Frame 1 (no input): blank canvas, image omitted
Frame 60 (the mouse pressed at the canvas centre just before this capture): blank canvas, image omitted
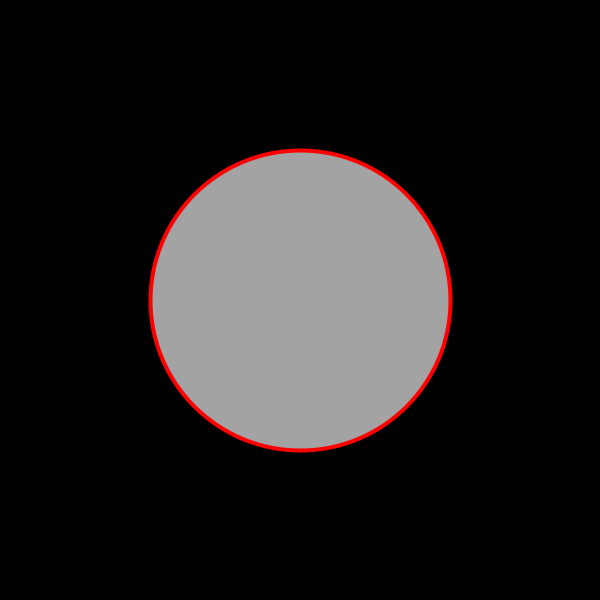
Frame 120 (the mouse held since frame 60 and released just before this capture)

The Processing sketch whose frames 1 and 60 were blank and that drew this single picture after the mouse press (run headless with seeded random() and noise(); from frame 60 on, the mouse is pressed at the canvas centre):

// Processing sketch: Dynamic_Programing
// ── Dynamic_Programing.pde
void setup() {
  size(600,600);
  background(0);
  strokeWeight(4);
  stroke(255,0,0);
 }


void draw() {
 background(0);
 fill( random(255) );
 ellipse(width/2, height/2, mouseX, mouseY);
 
}
